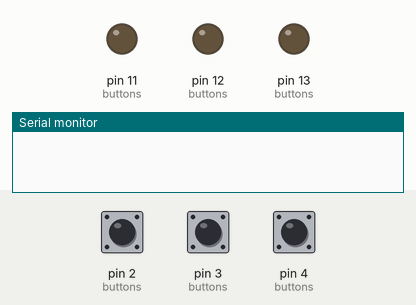
Recording of a sketch running on a simulated Arduino Uno, built with avr-gcc and run on an emulated ATmega328P. On the bench: output pins drawn as LEDs (lit = HIGH), the last lines printed to the serial monitor. The inputs (shaded band) are chosen by the test bench; at power-on: pin 2 (buttons) HIGH, pin 3 (buttons) HIGH, pin 4 (buttons) HIGH.

Above: at 1.2 s.
1.3 s: pin 2 (buttons) pulled LOW for 0.15 s
At 2.8 s:
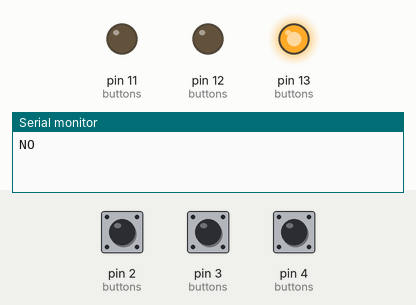
4.4 s: pin 3 (buttons) pulled LOW for 0.15 s
At 5.1 s:
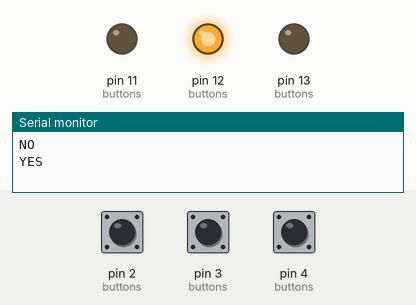
7.5 s: pin 4 (buttons) pulled LOW for 0.15 s
At 8.7 s:
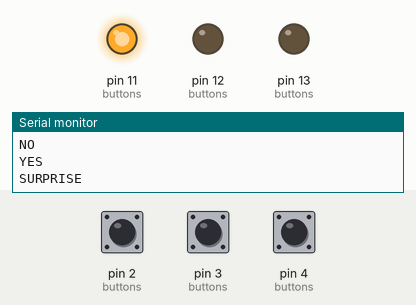
10.6 s: pin 4 (buttons) pulled LOW for 1 s
At 13.3 s:
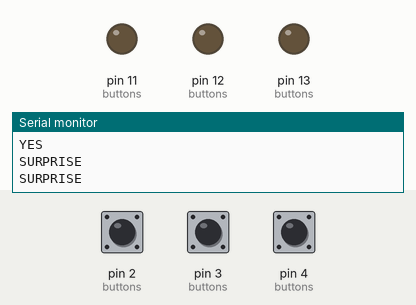
14.1 s: pin 4 (buttons) pulled LOW for 3.2 s
At 14.9 s:
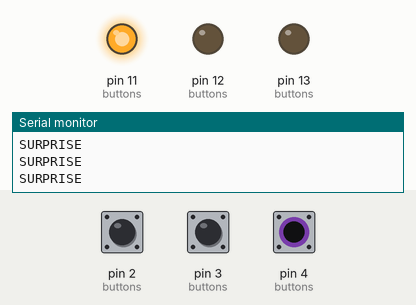
19.6 s: pin 2 (buttons) driven LOW and pin 3 (buttons) driven LOW and pin 4 (buttons) driven LOW
At 23.0 s:
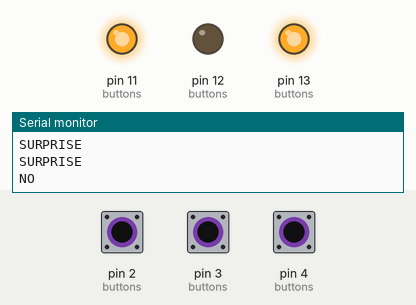
Timing chart, 0 to 25.1 s (numbered marks = the images above; inputs shaded):
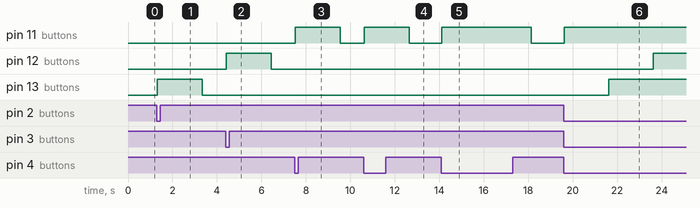

The sketch:

melodyConsent.ino
```cpp
/********************************
Creation Computation: 2016

Assignment one: This is a series of 3 fabric patches that play music if they are pressed. People apply them to themselves, and they
alert ppl if being touched there is a YES, NO, or SURPRISE.
This version uses the tone library, next will use an SD Card. Mostly just getting the logic down.
3 buttons.
3 songs.
1 button tied to 1 song.
***********************/

unsigned long lastDebounceTime = 0;  // the last time the output pin was toggled
unsigned long debounceDelay = 20;    // the debounce time; increase if the output flickers
boolean isPlaying = false;            // tracks if a song is playing or not

// BUTTON STRUCT //////////////////////////
// read up on structs and how they work. I have an idea, but its vauge as shit right now
// just remember carlucci told me this when i was workign on the ISS Love.

struct Button {
  const int btnPin;         // the button Pin
  const int btnLed;         // the button LED
  int songNumber;           // the song number
  int buttonState;          // always 0
  int lastButtonState;      // always 0
};

// array of structs that are buttons, sets the inital value sent to the struct.
// {pin,LED,songNmber}

struct Button buttons[] = {{2,13,1},{3,12,2},{4,11,3}};

void buttonBehaviour(struct Button * button){

  // look up somethings about pointers in arduino

  int buttonReading = digitalRead(button->btnPin);

  if (buttonReading != button->lastButtonState) {
    lastDebounceTime = millis();
  }

  if ((millis() - lastDebounceTime) > debounceDelay) {
    button->buttonState = buttonReading;
    if (button->buttonState == LOW && !isPlaying){
      isPlaying = true;
      digitalWrite(button->btnLed, HIGH);
      playSongs(button->songNumber);
    } else {
      digitalWrite(button->btnLed, LOW);
    }
  }
  button->lastButtonState = buttonReading;
}


void setup(){

  Serial.begin(9600);

  // LED PINS ////////////////////////////

  pinMode(buttons[0].btnLed, OUTPUT); // 13
  pinMode(buttons[1].btnLed, OUTPUT); // 12
  pinMode(buttons[2].btnLed, OUTPUT); // 11

  // INPUT PINS //////////////////////////

  pinMode(buttons[0].btnPin, INPUT_PULLUP); // 2
  pinMode(buttons[1].btnPin, INPUT_PULLUP); // 3
  pinMode(buttons[2].btnPin, INPUT_PULLUP); // 4

}

void loop(){

  buttonBehaviour(&buttons[0]); // 2
  buttonBehaviour(&buttons[1]); // 3
  buttonBehaviour(&buttons[2]); // 4
}

void playSongs(int s){
  int songID = s;
  //Serial.println("songID");
  //Serial.println(songID);
  if(songID == 1){
    Serial.println("NO");
    delay(2000);  // song or function would go here instead of delay
  } else if(songID == 2){
    Serial.println("YES");
    delay(2000);  // song or function would go here instead of delay
  } else if(songID == 3){
    Serial.println("SURPRISE");
    delay(2000);  // song or function would go here instead of delay
  }
  isPlaying = false;  // set the boolean back to false.

}
```

Measured:
- after the input at 1.3 s, pin 13 (buttons): LOW → HIGH at once, → LOW 2.0 s later
- after the input at 4.4 s, pin 12 (buttons): LOW → HIGH at once, → LOW 2.0 s later
- after the input at 7.5 s, pin 11 (buttons): LOW → HIGH at once, → LOW 2.0 s later
- after the input at 10.6 s, pin 11 (buttons): LOW → HIGH at once, → LOW 2.0 s later
- after the input at 14.1 s, pin 11 (buttons): LOW → HIGH at once, → LOW 4.0 s later
- after the input at 19.6 s, pin 11 (buttons): LOW → HIGH at once; pin 12 (buttons): LOW → HIGH after 4.0 s; pin 13 (buttons): LOW → HIGH after 2.0 s
